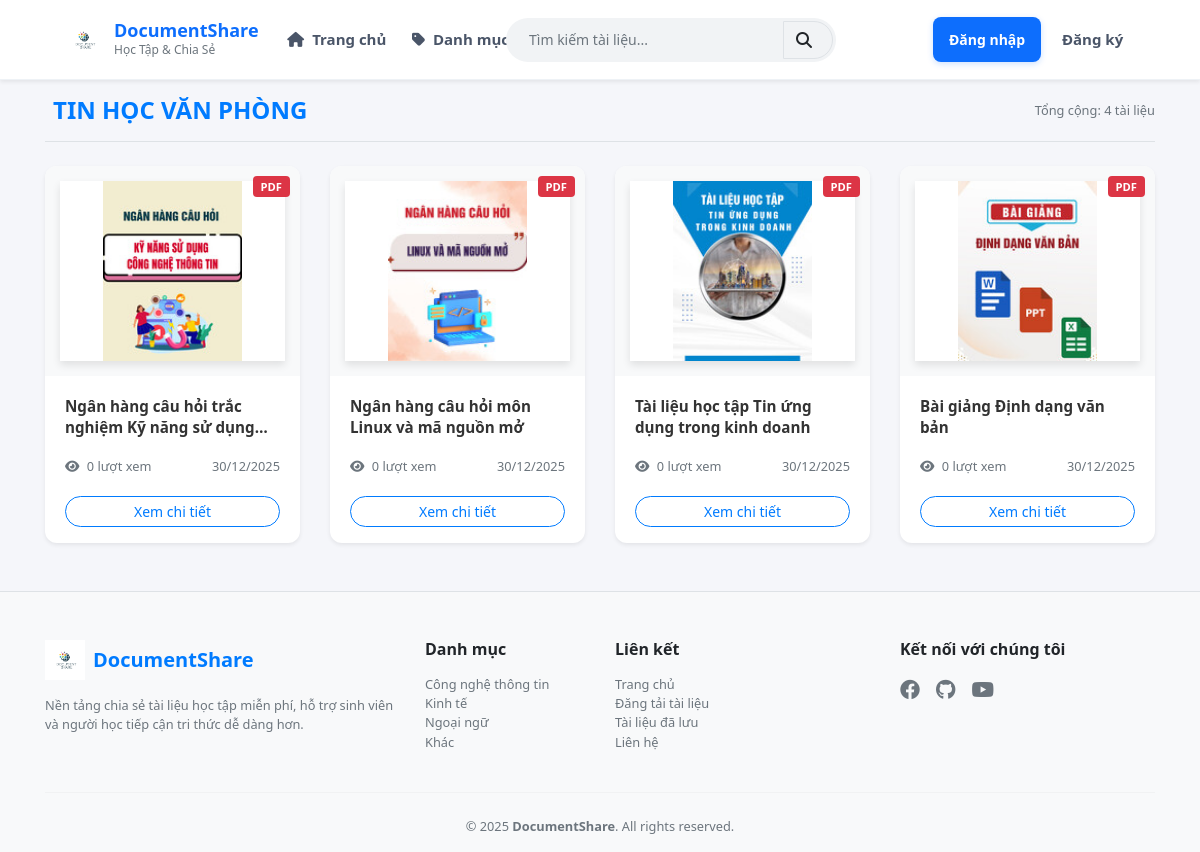
Before: /subcategory_detail.php?id=5 with the older database file.
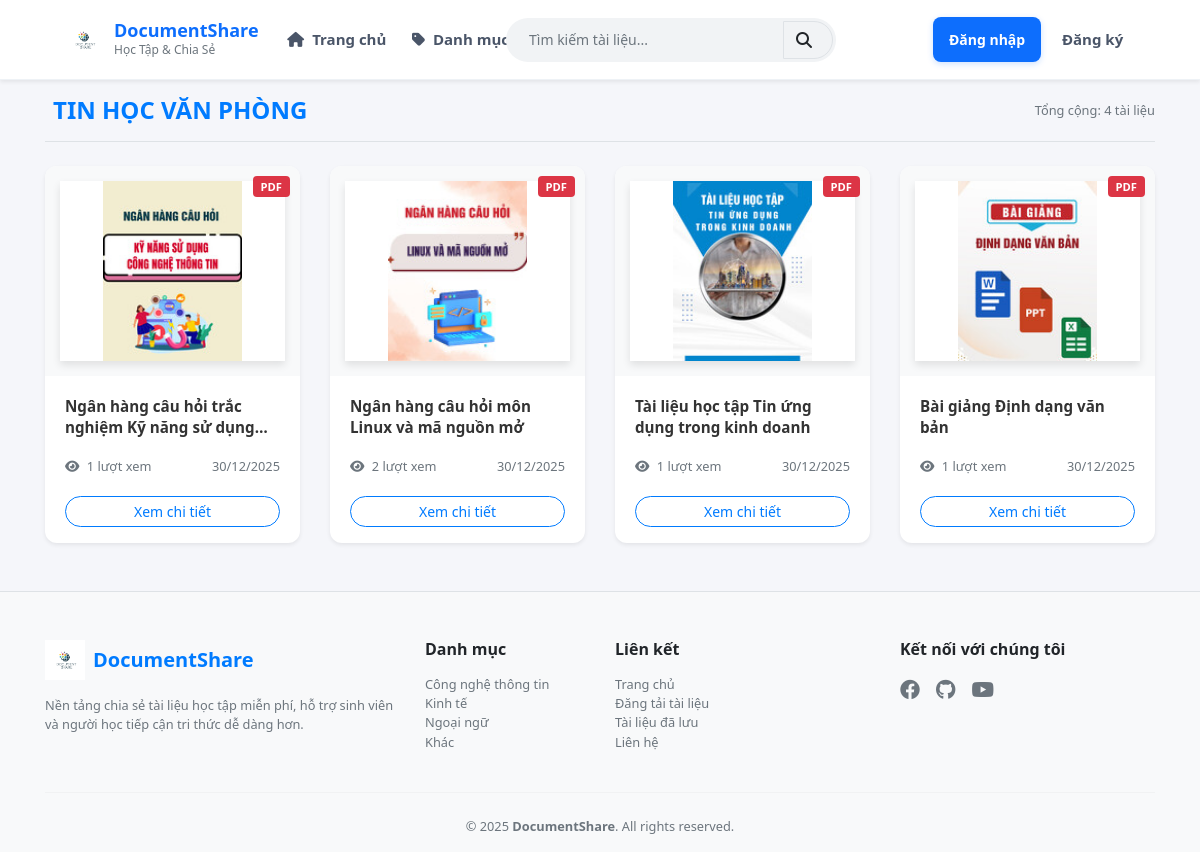
After: the same page with the newer database file.
### tables this page shows
CREATE TABLE `subcategories` (
  `subcategory_id` int(11) NOT NULL,
  `name` varchar(255) NOT NULL,
  `status` tinyint(1) NOT NULL DEFAULT 1,
  `category_id` int(10) NOT NULL
);

CREATE TABLE `documents` (
  `document_id` int(10) NOT NULL,
  `title` varchar(255) DEFAULT NULL,
  `description` text NOT NULL,
  `thumbnail` varchar(255) DEFAULT NULL,
  `file_path` varchar(255) DEFAULT NULL,
  `file_type` varchar(255) NOT NULL,
  `subcategory_id` int(10) NOT NULL,
  `status` int(10) NOT NULL,
  `username` varchar(50) DEFAULT NULL,
  `views` int(10) NOT NULL,
  `share_link` varchar(255) NOT NULL,
  `downloads` int(11) DEFAULT 0
);

### subcategory_detail.php (the view, shortened to what this page needs)
<?php
include "header.php";
$sub_id = (int)$_GET['id'];
$sub_sql = "SELECT name FROM subcategories WHERE subcategory_id = $sub_id AND status = 0";
$sub_res = mysqli_query($conn, $sub_sql);
$subcategory = mysqli_fetch_assoc($sub_res);
$doc_sql = "SELECT * FROM documents
            WHERE subcategory_id = $sub_id AND status = 0
            ORDER BY document_id DESC";
$doc_res = mysqli_query($conn, $doc_sql);
?>
<div class="container mrt">
    <div class="d-flex align-items-center justify-content-between mb-4 border-bottom pb-3">
        <h4 class="fw-bold text-uppercase text-primary m-0">
            <i class="bi bi-folder2-open me-2"></i><?= htmlspecialchars($subcategory['name']) ?>
        </h4>
        <span class="text-muted small">Tổng cộng: <?= mysqli_num_rows($doc_res) ?> tài liệu</span>
    </div>
    <div class="row row-cols-1 row-cols-sm-2 row-cols-md-3 row-cols-lg-4 g-4">
        <?php if ($doc_res && mysqli_num_rows($doc_res) > 0): ?>
            <?php while ($doc = mysqli_fetch_assoc($doc_res)): ?>
                <?php
                $thumb = !empty($doc['thumbnail'])
                    ? "uploads/thumbnails/" . $doc['thumbnail']
                    : "assets/img/default-document.jpg";
                $badge_class = 'bg-danger';
                ?>
                <div class="col">
                    <div class="card h-100 doc-card shadow-sm">
                        <a href="document_detail.php?id=<?= $doc['document_id'] ?>" class="text-decoration-none">
                            <div class="doc-thumb-container">
                                <span class="badge <?= $badge_class ?> badge-file">
                                    <?= htmlspecialchars($doc['file_type']) ?>
                                </span>
                                <img src="<?= $thumb ?>" class="doc-thumb" alt="<?= htmlspecialchars($doc['title']) ?>">
                            </div>
                            <div class="card-body">
                                <h6 class="doc-title fw-bold mb-2">
                                    <?= htmlspecialchars($doc['title']) ?>
                                </h6>
                                <div class="d-flex justify-content-between align-items-center mt-3">
                                    <div class="text-muted small">
                                        <i class="fa fa-eye me-1"></i> <?= number_format($doc['views'] ?? 0) ?> lượt xem
                                    </div>
                                    <div class="text-muted small">
                                        <i class="bi bi-calendar3 me-1"></i> <?= date('d/m/Y', strtotime($doc['created_at'] ?? 'now')) ?>
                                    </div>
                                </div>
                            </div>
                        </a>
                        <div class="card-footer bg-transparent border-0 pb-3 pt-0">
                            <a href="document_detail.php?id=<?= $doc['document_id'] ?>"
                               class="btn btn-outline-primary btn-sm w-100 rounded-pill">
                               Xem chi tiết
                            </a>
                        </div>
                    </div>
                </div>
            <?php endwhile; ?>
        <?php endif; ?>
    </div>
</div>
<?php include "footer.php"; ?>

### header.php (shortened to what this page needs)
<!DOCTYPE html>
<html lang="vi">
<head>
    <link href="https://cdn.jsdelivr.net/npm/bootstrap@5.3.3/dist/css/bootstrap.min.css" rel="stylesheet">
    <link rel="stylesheet" href="https://stackpath.bootstrapcdn.com/bootstrap/4.5.2/css/bootstrap.min.css">
    <link rel="stylesheet" href="https://cdnjs.cloudflare.com/ajax/libs/font-awesome/6.4.0/css/all.min.css">
    <link rel="stylesheet" href="assets/css/custom.css">
</head>
<body>
    <nav class="navbar navbar-expand-lg navbar-white bg-white shadow-sm fixed-top" style="height: 80px;">
        <div class="container-fluid px-lg-5">
            <a class="navbar-brand d-flex align-items-center" href="index.php">
                <img src="assets/img/logo.png" alt="Logo" style="height: 40px; margin-right: 10px;">
                <div class="d-flex flex-column">
                    <span style="font-weight: 700; font-size: 18px; line-height: 1.2; color: #0d6efd;">DocumentShare</span>
                    <span style="font-size: 12px; color: #6c757d; font-weight: 500;">Học Tập & Chia Sẻ</span>
                </div>
            </a>
            <div class="collapse navbar-collapse" id="navbarMenu">
                <ul class="navbar-nav mr-auto">
                    <li class="nav-item"><a class="nav-link" href="index.php"><i class="fa fa-home mr-1"></i> Trang chủ</a></li>
                    <li class="nav-item mega-dropdown">
                        <a class="nav-link" href="javascript:void(0);">
                            <i class="fa fa-tag mr-1"></i> Danh mục tài liệu
                        </a>
                    </li>
                    <li class="nav-item"><a class="nav-link" href="contact.php"><i class="fa fa-envelope mr-1"></i> Liên hệ</a></li>
                </ul>
                <form class="form-inline search-box mx-auto" action="search.php" method="get">
                    <div class="input-group">
                        <input class="form-control" type="search" name="q" placeholder="Tìm kiếm tài liệu...">
                        <div class="input-group-append">
                            <button class="btn btn-light border search-document" type="submit">
                                <i class="fa fa-search"></i>
                            </button>
                        </div>
                    </div>
                </form>
                <ul class="navbar-nav ml-auto align-items-center">
                    <?php if (isset($_SESSION["emailUser"])): ?>
                        <li class="nav-item" style="margin-right: 20px">
                            <a class="btn btn-primary btn-sm btn-rounded text-white px-4 py-2" href="upload.php">
                                <i class="fa fa-upload mr-2"></i> Đăng tải tài liệu
                            </a>
                        </li>
                        <li class="nav-item dropdown user-dropdown">
                            <a class="nav-link dropdown-toggle font-weight-bold text-dark d-flex align-items-center" href="#" id="userDropdown" role="button" data-toggle="dropdown" aria-haspopup="true" aria-expanded="false">
                                <?php
                                $avatarFile = isset($_SESSION['avatar']) ? $_SESSION['avatar'] : '';
                                $avatarPath = "uploads/users/" . $avatarFile;
                                if (!empty($avatarFile) && file_exists($avatarPath)) {
                                    echo '<img src="' . $avatarPath . '" alt="Avatar" class="nav-user-avatar mr-2">';
                                } else {
                                    echo '<i class="fa fa-user-circle fa-2x text-primary mr-2"></i>';
                                }
                                ?>
                                <span class="text-truncate" style="max-width: 150px;">
                                    <?php echo $user['fullname']; ?>
                                </span>
                            </a>
                            <div class="dropdown-menu dropdown-menu-right shadow border-0" aria-labelledby="userDropdown" style="left: -30px;">
                                <a class="dropdown-item" href="profile.php"><i class="fa fa-id-card mr-2"></i> Thông tin tài khoản</a>
                                <?php if (isset($_SESSION['role']) && $_SESSION['role'] == 1): ?>
                                    <a class="dropdown-item" href="admin/index.php">
                                        <i class="fa fa-tools mr-2"></i> Trang quản trị
                                    </a>
                                <?php else: ?>
                                    <a class="dropdown-item" href="saved_documents.php">
                                        <i class="fa fa-bookmark mr-2"></i> Tài liệu đã lưu
                                    </a>
                                <?php endif; ?>
                                <div class="dropdown-divider"></div>
                                <a class="dropdown-item text-danger" href="logout.php"><i class="fa fa-sign-out-alt mr-2"></i> Đăng xuất</a>
                            </div>
                        </li>
                    <?php else: ?>
                        <li class="nav-item"><a class="btn btn-primary btn-sm px-3 btn-rounded" href="login.php">Đăng nhập</a></li>
                        <li class="nav-item ml-2"><a class="nav-link font-weight-bold" href="signup.php">Đăng ký</a></li>
                    <?php endif; ?>
                </ul>
            </div>
        </div>
    </nav>

### footer.php (shortened to what this page needs)
<footer class="footer mt-5 pt-5 pb-3 bg-light border-top">
    <div class="container">
        <div class="row gy-4">
            <div class="col-lg-4 col-md-6">
                <div class="d-flex align-items-center mb-3">
                    <img src="assets/img/logo.png" alt="DocumentShare" style="width:40px;height:40px" class="me-2">
                    <h5 class="mb-0 fw-bold text-primary">DocumentShare</h5>
                </div>
                <p class="text-muted small">
                    Nền tảng chia sẻ tài liệu học tập miễn phí, hỗ trợ sinh viên và người học tiếp cận tri thức dễ dàng hơn.
                </p>
            </div>
            <div class="col-lg-2 col-md-6">
                <h6 class="fw-bold mb-3">Danh mục</h6>
                <ul class="list-unstyled small">
                    <li><a href="danhmuc.php" class="text-muted text-decoration-none">Công nghệ thông tin</a></li>
                    <li><a href="danhmuc.php" class="text-muted text-decoration-none">Kinh tế</a></li>
                    <li><a href="danhmuc.php" class="text-muted text-decoration-none">Ngoại ngữ</a></li>
                    <li><a href="danhmuc.php" class="text-muted text-decoration-none">Khác</a></li>
                </ul>
            </div>
            <div class="col-lg-3 col-md-6">
                <h6 class="fw-bold mb-3">Liên kết</h6>
                <ul class="list-unstyled small">
                    <li><a href="index.php" class="text-muted text-decoration-none">Trang chủ</a></li>
                    <li><a href="upload.php" class="text-muted text-decoration-none">Đăng tải tài liệu</a></li>
                    <li><a href="saved_documents.php" class="text-muted text-decoration-none">Tài liệu đã lưu</a></li>
                    <li><a href="contact.php" class="text-muted text-decoration-none">Liên hệ</a></li>
                </ul>
            </div>
            <div class="col-lg-3 col-md-6">
                <h6 class="fw-bold mb-3">Kết nối với chúng tôi</h6>
                <div class="d-flex gap-3">
                    <a href="#" class="text-muted fs-5"><i class="fab fa-facebook"></i></a>
                    <a href="#" class="text-muted fs-5"><i class="fab fa-github"></i></a>
                    <a href="#" class="text-muted fs-5"><i class="fab fa-youtube"></i></a>
                </div>
            </div>
        </div>
        <hr class="my-4">
        <div class="text-center small text-muted">
            © 2025 <strong>DocumentShare</strong>. All rights reserved.
        </div>
    </div>
</footer>
</body>
</html>

### assets/css/custom.css (style rules this page uses)
body { margin: 0; background: #f5f6fa; font-family: "Segoe UI", Tahoma, Geneva, Verdana, sans-serif; }
.mrt { margin-top: 6rem !important; }
.navbar { background: #ffffff !important; border-bottom: 1px solid #eef2f6; }
.navbar-brand img { transition: all 0.3s ease; }
.navbar-nav .nav-item .nav-link { font-size: 15px; font-weight: 600; color: #4a5568 !important; padding: 0.5rem 1rem; transition: color 0.2s; }
.search-box { width: 100%; margin: 10px 0; }
@media (min-width: 1200px) { .search-box { position: absolute; left: 53%; transform: translateX(-50%); width: 400px; margin: 0; z-index: 10; } }
.navbar-nav .nav-item .nav-link { padding-left: 0.8rem !important; padding-right: 0.8rem !important; white-space: nowrap; }
.search-box .input-group { width: 100%; background-color: #f1f3f5; border-radius: 50px; padding: 2px; border: 1px solid transparent; transition: all 0.3s; margin-left: 70px; }
.search-box input { background: transparent; border: none; font-size: 14px; padding-left: 20px; height: 38px; }
.search-box button { background: transparent; border: none; border-radius: 0 50px 50px 0; padding-right: 20px; }
.btn-rounded { border-radius: 50px; font-weight: 600; box-shadow: 0 2px 6px rgba(13, 110, 253, 0.2); }
.mega-dropdown { position: relative; }
.btn-primary { background: #0d6efd; border: none; padding: 12px; font-weight: 600; border-radius: 8px; transition: all 0.3s; }
body { background: #f5f6fa; font-family: "Segoe UI", Tahoma, Geneva, Verdana, sans-serif; }
.doc-thumb { height: 220px; background: #fff; }
.doc-card { transition: transform 0.2s ease, box-shadow 0.2s ease; }
.doc-card { transition: all 0.3s ease; border: none; border-radius: 12px; overflow: hidden; background: #fff; }
.doc-thumb-container { position: relative; background: #f8f9fa; display: flex; align-items: center; justify-content: center; padding: 15px; }
.doc-thumb { width: 100%; height: 180px; object-fit: contain; box-shadow: 0 4px 8px rgba(0, 0, 0, 0.1); }
.doc-title { font-size: 0.95rem; line-height: 1.4; height: 2.8rem; display: -webkit-box; -webkit-line-clamp: 2; -webkit-box-orient: vertical; overflow: hidden; color: #333; }
.badge-file { position: absolute; top: 10px; right: 10px; font-size: 0.7rem; padding: 5px 8px; text-transform: uppercase; }

Changed rows visible on the page:
changed documents "Ngân hàng câu hỏi trắc nghiệm Kỹ năng sử…": views "0" → "1"
changed documents "Ngân hàng câu hỏi môn Linux và mã nguồn mở": views "0" → "2"
changed documents "Tài liệu học tập Tin ứng dụng trong kinh doanh": views "0" → "1"
changed documents "Bài giảng Định dạng văn bản": views "0" → "1"
